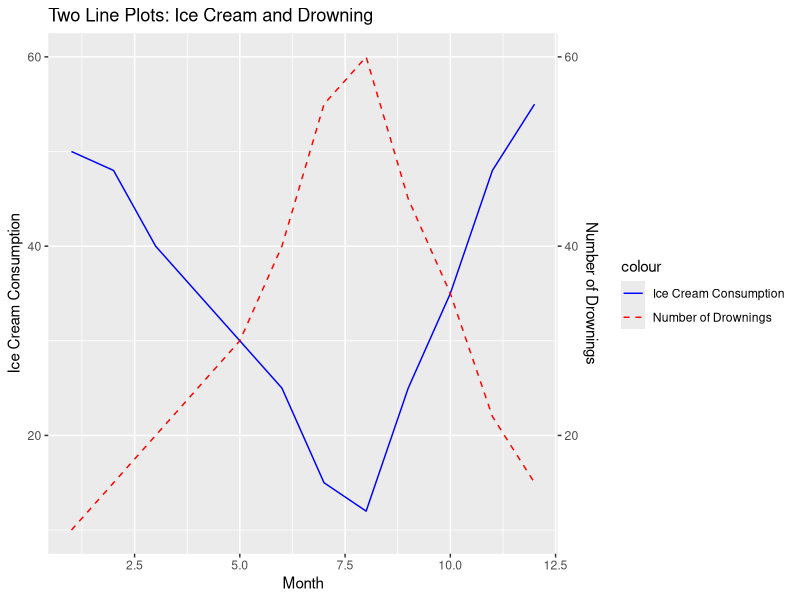

Write R code to recreate this figure.
## ---- chunk 1
library(ggplot2)
library(dplyr)
#source: https://tylervigen.com/spurious-correlations 
month <- c(1:12)
ice_cream_consumption <- c(50, 48, 40, 35, 30, 25, 15, 12, 25, 35, 48, 55)
drownings <- c(10, 15, 20, 25, 30, 40, 55, 60, 45, 35, 22, 15)

df1 <- data.frame(month, ice_cream_consumption)
df2 <- data.frame(month, drownings)


ggplot() +
  geom_line(data = df1, aes(x = month, y = ice_cream_consumption, color = "Ice Cream Consumption"), linetype = "solid") +
  geom_line(data = df2, aes(x = month, y = drownings, color = "Number of Drownings"), linetype = "dashed") +
  scale_y_continuous(name = "Ice Cream Consumption", sec.axis = sec_axis(~., name = "Number of Drownings")) +
  scale_color_manual(values = c("Ice Cream Consumption" = "blue", "Number of Drownings" = "red")) +
  labs(x = "Month") +
  ggtitle("Two Line Plots: Ice Cream and Drowning")
